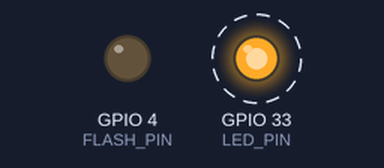
Recording of a program running on a simulated ESP32. Parts: output pins drawn as LEDs (lit = HIGH). Dashed ring = blinking. Storage starts empty; the camera gives no picture; what the program prints to the serial monitor is not drawn.

Above: at 1.4 s.
Timing chart, 0 to 5.4 s (numbered marks = the images above):
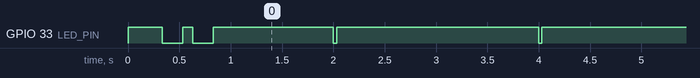

Measured:
- by itself, GPIO 33 (LED_PIN): goes LOW 0.20 s, HIGH 0.10 s, LOW 0.20 s, HIGH 1.2 s, 63 × (LOW 0.03 s, HIGH 2.0 s), LOW 0.03 s, then HIGH

The program:

main.cpp
```cpp
/*
 * StratoSTEAM — ESP32-CAM node
 * ─────────────────────────────────────────────────────────────────────────────
 * Ciągłe nagrywanie MJPEG AVI na kartę SD.
 * Plik dzielony co FILE_SPLIT_S sekund — przy utracie zasilania
 * tracisz max jeden segment, poprzednie pliki są kompletne.
 *
 * Płytka: AI-Thinker ESP32-CAM, czujnik OV3660 (na balonie jest jedna sztuka)
 * PlatformIO: pio run -t upload
 *
 * Bez karty SD kamera działa dalej (klatki są zliczane, nie zapisywane),
 * a karta jest wykrywana ponownie co SD_RETRY_MS — po włożeniu nagrywanie rusza samo.
 *
 * Status wysyłany przez U0TX (USB nakładki ESP32-CAM-MB → RPi5) co 5s, format:
 *   $S{"ok":1,"rec":1,"sd":1,"n":1234,"mb":7800,"fps":9.8}
 *   ok = kamera działa, sd = karta SD zamontowana, rec = trwa zapis,
 *   fps = średnia liczba klatek/s od poprzedniego statusu
 * RPi parsuje tylko linie zaczynające się od "$S".
 */

#include <Arduino.h>
#include "config.h"
#include "esp_camera.h"
#include "SD_MMC.h"
#include "FS.h"

// ─── Pinout AI-Thinker ESP32-CAM ─────────────────────────────────────────────
#define PWDN_GPIO_NUM   32
#define RESET_GPIO_NUM  -1
#define XCLK_GPIO_NUM    0
#define SIOD_GPIO_NUM   26
#define SIOC_GPIO_NUM   27
#define Y9_GPIO_NUM     35
#define Y8_GPIO_NUM     34
#define Y7_GPIO_NUM     39
#define Y6_GPIO_NUM     36
#define Y5_GPIO_NUM     21
#define Y4_GPIO_NUM     19
#define Y3_GPIO_NUM     18
#define Y2_GPIO_NUM      5
#define VSYNC_GPIO_NUM  25
#define HREF_GPIO_NUM   23
#define PCLK_GPIO_NUM   22

// ─── MJPEG AVI writer ─────────────────────────────────────────────────────────
// Minimalny valid AVI z jednym strumieniem MJPEG.
// Rozmiary w headerze aktualizowane przy zamknięciu pliku (seek + write).

class AviWriter {
public:
  bool     open(const char *path, uint16_t w, uint16_t h, uint8_t fps);
  bool     addFrame(const uint8_t *data, size_t len);
  void     close();
  bool     isOpen() const { return _f; }
  uint32_t frameCount() const { return _frames; }

private:
  File     _f;
  uint32_t _frames    = 0;
  uint32_t _moviStart = 0;   // offset początku bloku movi
  // Offsety pól uzupełnianych przy close() — zapamiętane podczas pisania nagłówka
  uint32_t _hdrlSizePos = 0, _strlSizePos = 0, _framesPos = 0, _lengthPos = 0;
  uint32_t _hdrlEnd = 0;
  uint16_t _w = 0, _h = 0;
  uint8_t  _fps = 0;

  void     _writeU16LE(uint16_t v);
  void     _writeU32LE(uint32_t v);
  void     _write4cc(const char *s);
  void     _patchU32(uint32_t offset, uint32_t v);
};

void AviWriter::_writeU16LE(uint16_t v) {
  uint8_t b[2] = {(uint8_t)(v), (uint8_t)(v >> 8)};
  _f.write(b, 2);
}
void AviWriter::_writeU32LE(uint32_t v) {
  uint8_t b[4] = {(uint8_t)(v), (uint8_t)(v>>8), (uint8_t)(v>>16), (uint8_t)(v>>24)};
  _f.write(b, 4);
}
void AviWriter::_write4cc(const char *s) {
  _f.write((uint8_t*)s, 4);
}
void AviWriter::_patchU32(uint32_t offset, uint32_t v) {
  uint32_t cur = _f.position();
  _f.seek(offset);
  _writeU32LE(v);
  _f.seek(cur);
}

bool AviWriter::open(const char *path, uint16_t w, uint16_t h, uint8_t fps) {
  _f = SD_MMC.open(path, FILE_WRITE);
  if (!_f) return false;
  _frames = 0;
  _w = w; _h = h; _fps = fps;

  // ── RIFF AVI header ──────────────────────────────────────────────────────
  _write4cc("RIFF");
  _writeU32LE(0);           // [4]  rozmiar RIFF — patch przy close
  _write4cc("AVI ");

  // LIST hdrl
  _write4cc("LIST");
  _hdrlSizePos = _f.position();
  _writeU32LE(0);           // rozmiar LIST hdrl — patch przy close
  _write4cc("hdrl");

  // avih (MainAVIHeader, 56 bajtów)
  _write4cc("avih");
  _writeU32LE(56);
  _writeU32LE(1000000 / fps);  // dwMicroSecPerFrame
  _writeU32LE(0);              // dwMaxBytesPerSec
  _writeU32LE(0);              // dwPaddingGranularity
  _writeU32LE(0);              // dwFlags (bez indeksu idx1)
  _framesPos = _f.position();
  _writeU32LE(0);              // dwTotalFrames — patch przy close
  _writeU32LE(0);              // dwInitialFrames
  _writeU32LE(1);              // dwStreams
  _writeU32LE(w * h * 3);      // dwSuggestedBufferSize
  _writeU32LE(w);              // dwWidth
  _writeU32LE(h);              // dwHeight
  _writeU32LE(0); _writeU32LE(0); _writeU32LE(0); _writeU32LE(0); // reserved

  // LIST strl
  _write4cc("LIST");
  _strlSizePos = _f.position();
  _writeU32LE(0);           // rozmiar LIST strl — patch przy close
  _write4cc("strl");

  // strh (AVIStreamHeader, 56 bajtów)
  _write4cc("strh");
  _writeU32LE(56);
  _write4cc("vids");        // fccType
  _write4cc("MJPG");        // fccHandler
  _writeU32LE(0);           // dwFlags
  _writeU16LE(0);           // wPriority
  _writeU16LE(0);           // wLanguage
  _writeU32LE(0);           // dwInitialFrames
  _writeU32LE(1);           // dwScale
  _writeU32LE(fps);         // dwRate
  _writeU32LE(0);           // dwStart
  _lengthPos = _f.position();
  _writeU32LE(0);           // dwLength — patch przy close
  _writeU32LE(w * h * 3);   // dwSuggestedBufferSize
  _writeU32LE(0);           // dwQuality
  _writeU32LE(0);           // dwSampleSize
  _writeU16LE(0); _writeU16LE(0); _writeU16LE(w); _writeU16LE(h); // rcFrame

  // strf (BITMAPINFOHEADER, 40 bajtów)
  _write4cc("strf");
  _writeU32LE(40);
  _writeU32LE(40);          // biSize
  _writeU32LE(w);           // biWidth
  _writeU32LE(h);           // biHeight
  _writeU16LE(1);           // biPlanes
  _writeU16LE(24);          // biBitCount
  _write4cc("MJPG");        // biCompression
  _writeU32LE(w * h * 3);   // biSizeImage
  _writeU32LE(0); _writeU32LE(0); _writeU32LE(0); _writeU32LE(0);

  _hdrlEnd = _f.position();

  // JUNK chunk — wyrównanie do 2048 bajtów (standard AVI)
  uint32_t pos = _f.position();
  uint32_t junkSize = 2048 - (pos + 8) % 2048;
  if (junkSize < 4) junkSize += 2048;
  _write4cc("JUNK");
  _writeU32LE(junkSize);
  for (uint32_t i = 0; i < junkSize; i++) _f.write((uint8_t)0);

  // LIST movi
  _write4cc("LIST");
  _writeU32LE(0);           // rozmiar movi — patch przy close
  _moviStart = _f.position();
  _write4cc("movi");

  return true;
}

bool AviWriter::addFrame(const uint8_t *data, size_t len) {
  if (!_f) return false;
  // Chunk 00dc = Video Data, Compressed
  _write4cc("00dc");
  _writeU32LE((uint32_t)len);
  if (_f.write(data, len) != len) return false;   // karta wyjęta / pełna
  // Padding do parzystego rozmiaru
  if (len % 2 != 0) _f.write((uint8_t)0);
  _frames++;
  return true;
}

void AviWriter::close() {
  if (!_f) return;

  uint32_t fileSize = _f.position();
  uint32_t moviSize = fileSize - _moviStart;

  // Patch rozmiarów w headerze
  _patchU32(4,   fileSize - 8);     // RIFF size
  _patchU32(_hdrlSizePos, _hdrlEnd - _hdrlSizePos - 4);  // LIST hdrl size
  _patchU32(_strlSizePos, _hdrlEnd - _strlSizePos - 4);  // LIST strl size
  _patchU32(_framesPos, _frames);   // avih dwTotalFrames
  _patchU32(_lengthPos, _frames);   // strh dwLength
  // Znajdź offset LIST movi: moviStart - 4 (przed "movi" tagiem)
  _patchU32(_moviStart - 4, moviSize);

  _f.close();
  _frames = 0;
}

// ─── Globals ─────────────────────────────────────────────────────────────────
static bool      g_cam_ok    = false;
static bool      g_sd_ok     = false;
static bool      g_recording = false;
static uint32_t  g_totalFrames = 0;
static uint32_t  g_fileCount   = 0;
static char      g_sessionDir[24] = "";
static AviWriter g_avi;

#define SD_RETRY_MS 30000   // co ile ponawiać wykrycie karty SD

bool createSessionDir();
bool openNextFile();

// ─── LED ─────────────────────────────────────────────────────────────────────
void ledBlink(int times, int onMs = 80, int offMs = 120) {
  for (int i = 0; i < times; i++) {
    digitalWrite(LED_PIN, LED_ACTIVE);
    delay(onMs);
    digitalWrite(LED_PIN, !LED_ACTIVE);
    if (i < times - 1) delay(offMs);
  }
}

void heartbeat() {
  static unsigned long last = 0;
  unsigned long now = millis();
  if (now - last < 2000) return;
  last = now;
  if      (!g_cam_ok) ledBlink(3, 50, 100);
  else if (!g_sd_ok)  ledBlink(2, 50, 100);
  else                ledBlink(1, 30);
}

// ─── Kamera ──────────────────────────────────────────────────────────────────
bool initCamera() {
  camera_config_t cfg = {};          // wyzeruj — pola nieustawione nie mogą być śmieciami
  cfg.ledc_channel = LEDC_CHANNEL_0;
  cfg.ledc_timer   = LEDC_TIMER_0;
  cfg.pin_d0 = Y2_GPIO_NUM; cfg.pin_d1 = Y3_GPIO_NUM;
  cfg.pin_d2 = Y4_GPIO_NUM; cfg.pin_d3 = Y5_GPIO_NUM;
  cfg.pin_d4 = Y6_GPIO_NUM; cfg.pin_d5 = Y7_GPIO_NUM;
  cfg.pin_d6 = Y8_GPIO_NUM; cfg.pin_d7 = Y9_GPIO_NUM;
  cfg.pin_xclk     = XCLK_GPIO_NUM;
  cfg.pin_pclk     = PCLK_GPIO_NUM;
  cfg.pin_vsync    = VSYNC_GPIO_NUM;
  cfg.pin_href     = HREF_GPIO_NUM;
  cfg.pin_sscb_sda = SIOD_GPIO_NUM;
  cfg.pin_sscb_scl = SIOC_GPIO_NUM;
  cfg.pin_pwdn     = PWDN_GPIO_NUM;
  cfg.pin_reset    = RESET_GPIO_NUM;
  cfg.xclk_freq_hz = XCLK_FREQ_HZ;
  cfg.pixel_format = PIXFORMAT_JPEG;
  cfg.frame_size   = FRAMESIZE;
  cfg.jpeg_quality = JPEG_QUALITY;
  cfg.fb_count     = 2;
  cfg.fb_location  = psramFound() ? CAMERA_FB_IN_PSRAM : CAMERA_FB_IN_DRAM;
  cfg.grab_mode    = CAMERA_GRAB_LATEST;   // zawsze najnowsza klatka, bez przepełnień

  if (esp_camera_init(&cfg) != ESP_OK) return false;

  sensor_t *s = esp_camera_sensor_get();
  if (s) {
    s->set_whitebal(s, 1);
    s->set_awb_gain(s, 1);
    s->set_wb_mode(s, 0);
    s->set_exposure_ctrl(s, 1);
    s->set_aec2(s, 1);
    s->set_gain_ctrl(s, 1);
    s->set_gainceiling(s, (gainceiling_t)6);
    s->set_raw_gma(s, 1);
    s->set_lenc(s, 1);
  }
  return true;
}

// ─── SD ──────────────────────────────────────────────────────────────────────
bool initSD() {
  if (!SD_MMC.begin("/sdcard", true)) return false;
  if (SD_MMC.cardType() == CARD_NONE) { SD_MMC.end(); return false; }
  return true;
}

// Karta OK → nowy katalog sesji + pierwszy plik AVI
bool startRecording() {
  if (!createSessionDir()) { Serial.println("[SD] no session slot"); return false; }
  if (!openNextFile())     { Serial.println("[AVI] cannot create file"); return false; }
  g_recording = true;
  Serial.println("[REC] nagrywanie na SD");
  return true;
}

bool createSessionDir() {
  const char *base = SESSION_ROOT;
  SD_MMC.mkdir(base);
  for (int i = 0; i < 1000; i++) {
    snprintf(g_sessionDir, sizeof(g_sessionDir), "%s/S%03d", base, i);
    if (!SD_MMC.exists(g_sessionDir)) {
      return SD_MMC.mkdir(g_sessionDir);
    }
  }
  return false;
}

// ─── Otwórz nowy plik AVI ────────────────────────────────────────────────────
bool openNextFile() {
  if (g_avi.isOpen()) g_avi.close();
  char path[48];
  snprintf(path, sizeof(path), "%s/%04lu.avi", g_sessionDir, g_fileCount++);
  bool ok = g_avi.open(path, CAM_WIDTH, CAM_HEIGHT, TARGET_FPS);
  if (ok) Serial.printf("[AVI] opened: %s\n", path);
  else    Serial.printf("[AVI] failed: %s\n", path);
  return ok;
}

// ─── Status → RPi ────────────────────────────────────────────────────────────
void sendStatus() {
  static uint32_t      lastFrames = 0;
  static unsigned long lastMs     = 0;
  unsigned long now = millis();
  float fps = lastMs ? (g_totalFrames - lastFrames) * 1000.0f / (now - lastMs) : 0.0f;
  lastFrames = g_totalFrames;
  lastMs     = now;

  uint64_t free_mb = g_sd_ok ? (SD_MMC.totalBytes() - SD_MMC.usedBytes()) / (1024 * 1024) : 0;
  Serial.printf("$S{\"ok\":%d,\"rec\":%d,\"sd\":%d,\"n\":%lu,\"mb\":%llu,\"fps\":%.1f}\n",
    g_cam_ok ? 1 : 0,
    g_recording ? 1 : 0,
    g_sd_ok ? 1 : 0,
    g_totalFrames,
    free_mb,
    fps
  );
}

// ─── Setup ───────────────────────────────────────────────────────────────────
void setup() {
  Serial.begin(SERIAL_BAUD);
  Serial.println("\n[BOOT] StratoSTEAM ESP32-CAM");

  pinMode(LED_PIN, OUTPUT);
  digitalWrite(LED_PIN, !LED_ACTIVE);
  pinMode(FLASH_PIN, OUTPUT);          // lampa błyskowa zawsze zgaszona
  digitalWrite(FLASH_PIN, LOW);

  g_sd_ok = initSD();
  if (!g_sd_ok) {
    Serial.println("[SD] brak karty — praca BEZ zapisu, ponawiam co 30 s");
    ledBlink(5, 100, 200);
  } else {
    uint64_t free_mb = (SD_MMC.totalBytes() - SD_MMC.usedBytes()) / (1024*1024);
    Serial.printf("[SD] OK  free=%lluMB\n", free_mb);
  }

  g_cam_ok = initCamera();
  if (!g_cam_ok) {
    Serial.println("[CAM] ERROR");
    ledBlink(3, 100, 200);
  } else {
    Serial.printf("[CAM] OK  %dx%d @ %dfps\n", CAM_WIDTH, CAM_HEIGHT, TARGET_FPS);
  }

  if (g_cam_ok && g_sd_ok && startRecording()) {
    ledBlink(2, 200, 100);
    Serial.println("[BOOT] OK — recording");
  } else if (g_cam_ok) {
    Serial.println("[BOOT] OK — kamera działa, BEZ nagrywania (brak SD)");
  } else {
    Serial.println("[BOOT] kamera nie działa — wysyłam tylko status");
  }
}

// ─── Loop ────────────────────────────────────────────────────────────────────
void loop() {
  unsigned long now = millis();

  // ── Capture klatki ──────────────────────────────────────────────────────
  static unsigned long lastCapture = 0;
  static uint32_t      fbFail      = 0;
  if (now - lastCapture >= CAPTURE_INTERVAL_MS) {
    lastCapture = now;

    camera_fb_t *fb = g_cam_ok ? esp_camera_fb_get() : nullptr;
    if (fb) {
      if (g_recording && !g_avi.addFrame(fb->buf, fb->len)) {
        // zapis padł (karta wyjęta / błąd) → przejdź w tryb bez SD
        Serial.println("[SD] błąd zapisu — przechodzę w tryb bez SD");
        g_avi.close();
        SD_MMC.end();
        g_recording = false;
        g_sd_ok     = false;
      }
      g_totalFrames++;
      esp_camera_fb_return(fb);
    } else if (g_cam_ok && (++fbFail % 50) == 1) {
      Serial.printf("[CAM] brak klatki (x%lu)\n", fbFail);
    }
  }

  // ── Podziel plik co FILE_SPLIT_S sekund ─────────────────────────────────
  static unsigned long fileStart = now;
  if (g_recording && now - fileStart >= (unsigned long)FILE_SPLIT_S * 1000UL) {
    fileStart = now;
    Serial.printf("[AVI] split  frames=%lu\n", g_avi.frameCount());
    openNextFile();
  }

  // ── Ponowne wykrywanie karty SD ─────────────────────────────────────────
  static unsigned long lastSdRetry = now;
  if (!g_sd_ok && now - lastSdRetry >= SD_RETRY_MS) {
    lastSdRetry = now;
    g_sd_ok = initSD();
    if (g_sd_ok) {
      Serial.println("[SD] karta wykryta");
      if (g_cam_ok && startRecording()) fileStart = now;
    }
  }

  // ── Status → RPi ────────────────────────────────────────────────────────
  static unsigned long lastStatus = 0;
  if (now - lastStatus >= STATUS_INTERVAL_MS) {
    lastStatus = now;
    sendStatus();
  }

  heartbeat();
}
```

config.h
```cpp
// StratoSTEAM — ESP32-CAM konfiguracja
// Na balonie pracuje jedna kamera ESP32-CAM: pio run -t upload

#pragma once

// ─── Katalog nagrań na karcie SD ─────────────────────────────────────────────
// Każdy start tworzy nowy katalog sesji: /CAM/S000, /CAM/S001, …
#define SESSION_ROOT         "/CAM"

// ─── Nagrywanie MJPEG AVI ────────────────────────────────────────────────────
// Czujnik na tej płytce: OV3660 (PID 0x3660). Pinout taki sam jak dla OV2640.
// VGA (640×480) @ 10fps @ quality 10 → ~100 KB/s → ~7 GB / 8h → karta 32 GB
#define FRAMESIZE            FRAMESIZE_VGA   // 640×480
#define CAM_WIDTH            640
#define CAM_HEIGHT           480
#define TARGET_FPS           10
#define CAPTURE_INTERVAL_MS  100             // 1000ms / TARGET_FPS
#define JPEG_QUALITY         10              // 0=najlepsza, 63=najgorsza

// Podział pliku co FILE_SPLIT_S sekund
// Przy utracie zasilania tracisz max jeden segment
#define FILE_SPLIT_S         300             // 5 minut na plik

// ─── Status UART → RPi ───────────────────────────────────────────────────────
// Idzie kablem USB: U0TX → CH340 (nakładka ESP32-CAM-MB) → USB RPi5
// Linie statusu zaczynają się od "$S" — RPi ignoruje pozostałe (debug, boot)
#define SERIAL_BAUD          115200
#define STATUS_INTERVAL_MS   5000

// ─── Zegar kamery ────────────────────────────────────────────────────────────
#define XCLK_FREQ_HZ         20000000

// ─── LED statusu ─────────────────────────────────────────────────────────────
// GPIO33 = mała czerwona dioda z tyłu płytki (LOW = świeci).
// NIE używać GPIO4 — to jasna lampa błyskowa (HIGH = świeci, ~200 mA).
#define LED_PIN              33
#define LED_ACTIVE           LOW
#define FLASH_PIN            4     // trzymana na LOW = lampa zgaszona
```
